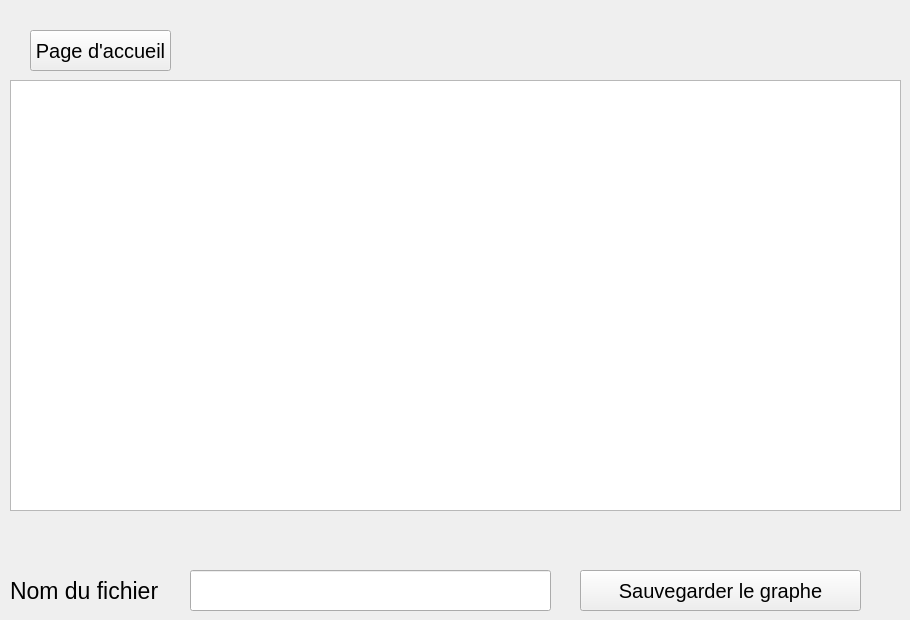
    <widget class="QWidget" name="pageGraphe">
     <widget class="QPushButton" name="btnPageAccueil">
      <property name="geometry">
       <rect>
        <x>30</x>
        <y>30</y>
        <width>141</width>
        <height>41</height>
       </rect>
      </property>
      <property name="font">
       <font>
        <pointsize>15</pointsize>
       </font>
      </property>
      <property name="text">
       <string>Page d'accueil</string>
      </property>
     </widget>
     <widget class="QGraphicsView" name="graphicsView">
      <property name="geometry">
       <rect>
        <x>10</x>
        <y>80</y>
        <width>891</width>
        <height>431</height>
       </rect>
      </property>
     </widget>
     <widget class="QPushButton" name="btnSave">
      <property name="geometry">
       <rect>
        <x>580</x>
        <y>570</y>
        <width>281</width>
        <height>41</height>
       </rect>
      </property>
      <property name="font">
       <font>
        <pointsize>15</pointsize>
        <bold>false</bold>
       </font>
      </property>
      <property name="tabletTracking">
       <bool>false</bool>
      </property>
      <property name="text">
       <string>Sauvegarder le graphe</string>
      </property>
     </widget>
     <widget class="QLabel" name="labelFS">
      <property name="geometry">
       <rect>
        <x>210</x>
        <y>40</y>
        <width>691</width>
        <height>31</height>
       </rect>
      </property>
      <property name="font">
       <font>
        <pointsize>15</pointsize>
       </font>
      </property>
      <property name="text">
       <string/>
      </property>
     </widget>
     <widget class="QLabel" name="labelAPS">
      <property name="geometry">
       <rect>
        <x>210</x>
        <y>10</y>
        <width>691</width>
        <height>31</height>
       </rect>
      </property>
      <property name="font">
       <font>
        <pointsize>15</pointsize>
       </font>
      </property>
      <property name="text">
       <string/>
      </property>
     </widget>
     <widget class="QLabel" name="labelAdj">
      <property name="geometry">
       <rect>
        <x>650</x>
        <y>10</y>
        <width>251</width>
        <height>201</height>
       </rect>
      </property>
      <property name="font">
       <font>
        <pointsize>15</pointsize>
       </font>
      </property>
      <property name="text">
       <string/>
      </property>
     </widget>
     <widget class="QLineEdit" name="editTxtFichier1">
      <property name="geometry">
       <rect>
        <x>190</x>
        <y>570</y>
        <width>361</width>
        <height>41</height>
       </rect>
      </property>
      <property name="font">
       <font>
        <pointsize>17</pointsize>
       </font>
      </property>
     </widget>
     <widget class="QLabel" name="label_12">
      <property name="geometry">
       <rect>
        <x>10</x>
        <y>570</y>
        <width>161</width>
        <height>41</height>
       </rect>
      </property>
      <property name="font">
       <font>
        <pointsize>17</pointsize>
       </font>
      </property>
      <property name="text">
       <string>Nom du fichier</string>
      </property>
     </widget>
    </widget>
